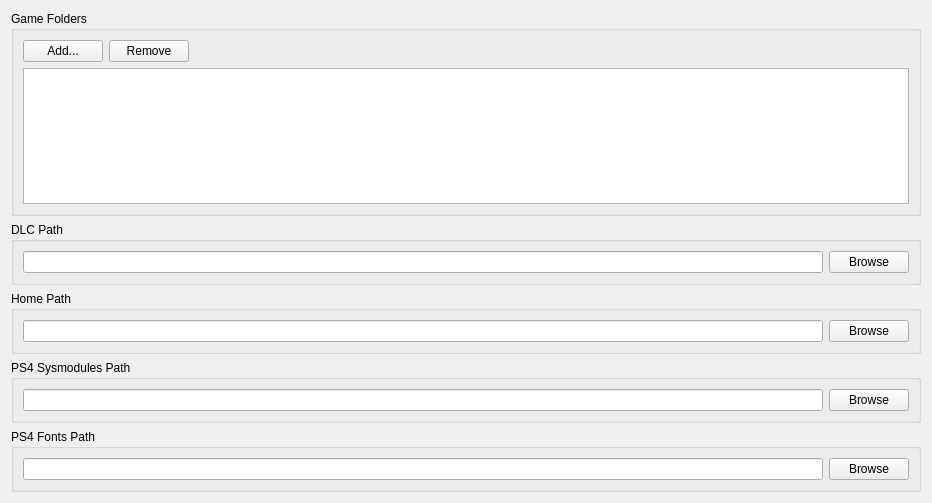
      <widget class="QWidget" name="pathsTabContents">
       <property name="geometry">
        <rect>
         <x>0</x>
         <y>0</y>
         <width>932</width>
         <height>503</height>
        </rect>
       </property>
       <layout class="QVBoxLayout" name="pathsTabLayout">
        <item>
         <widget class="QGroupBox" name="gameFoldersGroupBox">
          <property name="title">
           <string>Game Folders</string>
          </property>
          <layout class="QVBoxLayout" name="verticalLayout">
           <item>
            <layout class="QHBoxLayout" name="horizontalLayout_3">
             <item>
              <widget class="QPushButton" name="addFolderButton">
               <property name="text">
                <string>Add...</string>
               </property>
              </widget>
             </item>
             <item>
              <widget class="QPushButton" name="removeFolderButton">
               <property name="text">
                <string>Remove</string>
               </property>
              </widget>
             </item>
             <item>
              <spacer name="horizontalSpacer">
               <property name="orientation">
                <enum>Qt::Orientation::Horizontal</enum>
               </property>
               <property name="sizeHint" stdset="0">
                <size>
                 <width>40</width>
                 <height>20</height>
                </size>
               </property>
              </spacer>
             </item>
            </layout>
           </item>
           <item>
            <widget class="QListWidget" name="gameFoldersListWidget"/>
           </item>
          </layout>
         </widget>
        </item>
        <item>
         <widget class="QGroupBox" name="dlcFolderGroupBox_2">
          <property name="title">
           <string>DLC Path</string>
          </property>
          <layout class="QVBoxLayout" name="dlcFolderGroupBox">
           <item>
            <layout class="QHBoxLayout" name="horizontalLayout_17">
             <item>
              <widget class="QLineEdit" name="currentDLCFolder">
               <property name="readOnly">
                <bool>true</bool>
               </property>
              </widget>
             </item>
             <item>
              <widget class="QPushButton" name="browseDLCButton">
               <property name="text">
                <string>Browse</string>
               </property>
              </widget>
             </item>
            </layout>
           </item>
          </layout>
         </widget>
        </item>
        <item>
         <widget class="QGroupBox" name="homeGroupBox">
          <property name="title">
           <string>Home Path</string>
          </property>
          <layout class="QVBoxLayout" name="saveDataLayout">
           <item>
            <layout class="QHBoxLayout" name="horizontalLayout_4">
             <item>
              <widget class="QLineEdit" name="currentHomePath">
               <property name="readOnly">
                <bool>true</bool>
               </property>
              </widget>
             </item>
             <item>
              <widget class="QPushButton" name="browseHomeButton">
               <property name="text">
                <string>Browse</string>
               </property>
              </widget>
             </item>
            </layout>
           </item>
          </layout>
         </widget>
        </item>
        <item>
         <widget class="QGroupBox" name="sysmodulesGroupBox">
          <property name="title">
           <string>PS4 Sysmodules Path</string>
          </property>
          <layout class="QVBoxLayout" name="dlcFolderGroupBox_4">
           <item>
            <layout class="QHBoxLayout" name="horizontalLayout_18">
             <item>
              <widget class="QLineEdit" name="currentSysmodulesPath">
               <property name="readOnly">
                <bool>true</bool>
               </property>
              </widget>
             </item>
             <item>
              <widget class="QPushButton" name="browseSysmodulesButton">
               <property name="text">
                <string>Browse</string>
               </property>
              </widget>
             </item>
            </layout>
           </item>
          </layout>
         </widget>
        </item>
        <item>
         <widget class="QGroupBox" name="fontsGroupBox">
          <property name="title">
           <string>PS4 Fonts Path</string>
          </property>
          <layout class="QVBoxLayout" name="dlcFolderGroupBox_5">
           <item>
            <layout class="QHBoxLayout" name="horizontalLayout_19">
             <item>
              <widget class="QLineEdit" name="currentFontsPath">
               <property name="readOnly">
                <bool>true</bool>
               </property>
              </widget>
             </item>
             <item>
              <widget class="QPushButton" name="browseFontsButton">
               <property name="text">
                <string>Browse</string>
               </property>
              </widget>
             </item>
            </layout>
           </item>
          </layout>
         </widget>
        </item>
       </layout>
      </widget>
